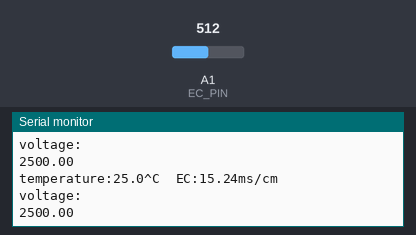
The sketch below on a simulated Arduino Uno, built with avr-gcc and run on an emulated ATmega328P. On the bench: the last lines printed to the serial monitor. The inputs (shaded band) are chosen by the test bench; at power-on: A1 (EC_PIN) = 512.

Above: at 2.8 s.
2.9 s: A1 (EC_PIN) set to 716
At 3.8 s:
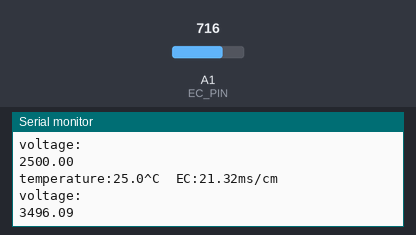
4.4 s: A1 (EC_PIN) set to 900
At 5.8 s:
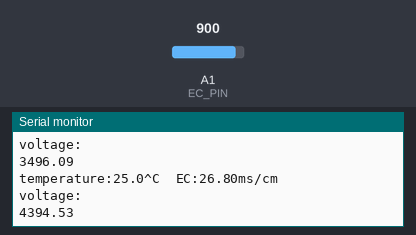
Timing chart, 0 to 7.4 s (numbered marks = the images above; inputs shaded):
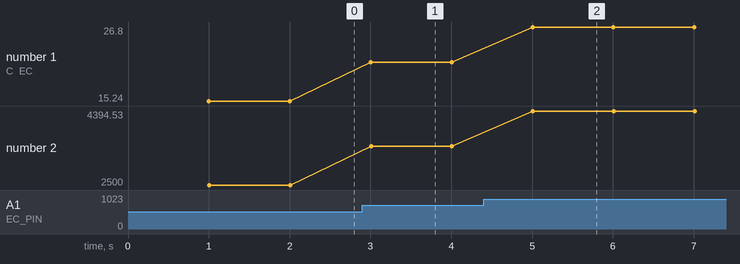

The sketch:

DFRobot_EC_Test.ino
```cpp
// (licence header left out)
#include "DFRobot_EC.h"
#include <EEPROM.h>

#define EC_PIN A1
float voltage,ecValue,temperature = 25;
DFRobot_EC ec;

void setup()
{
  Serial.begin(115200);
  ec.begin();
}

void loop()
{
    static unsigned long timepoint = millis();
    if(millis()-timepoint>1000U)  //time interval: 1s
    {
      timepoint = millis();
      voltage = analogRead(EC_PIN)/1024.0*5000;   // read the voltage
      //temperature = readTemperature();          // read your temperature sensor to execute temperature compensation
      ecValue =  ec.readEC(voltage,temperature);  // convert voltage to EC with temperature compensation
      Serial.print("temperature:");
      Serial.print(temperature,1);
      Serial.print("^C  EC:");
      Serial.print(ecValue,2);
      Serial.println("ms/cm");
      Serial.println("voltage:");
      Serial.println(voltage);
    }
    ec.calibration(voltage,temperature);          // calibration process by Serail CMD
}
```

Measured:
- after the input at 2.9 s, the serial monitor: prints a new line after 0.10 s (image 1)
- after the input at 4.4 s, the serial monitor: prints a new line after 0.61 s (image 2)
- plotted number 1: 15.24 → 21.32 after the input at 2.9 s, 21.32 → 26.8 after the input at 4.4 s
- plotted number 2: 2500 → 3496.09 after the input at 2.9 s, 3496.09 → 4394.53 after the input at 4.4 s
